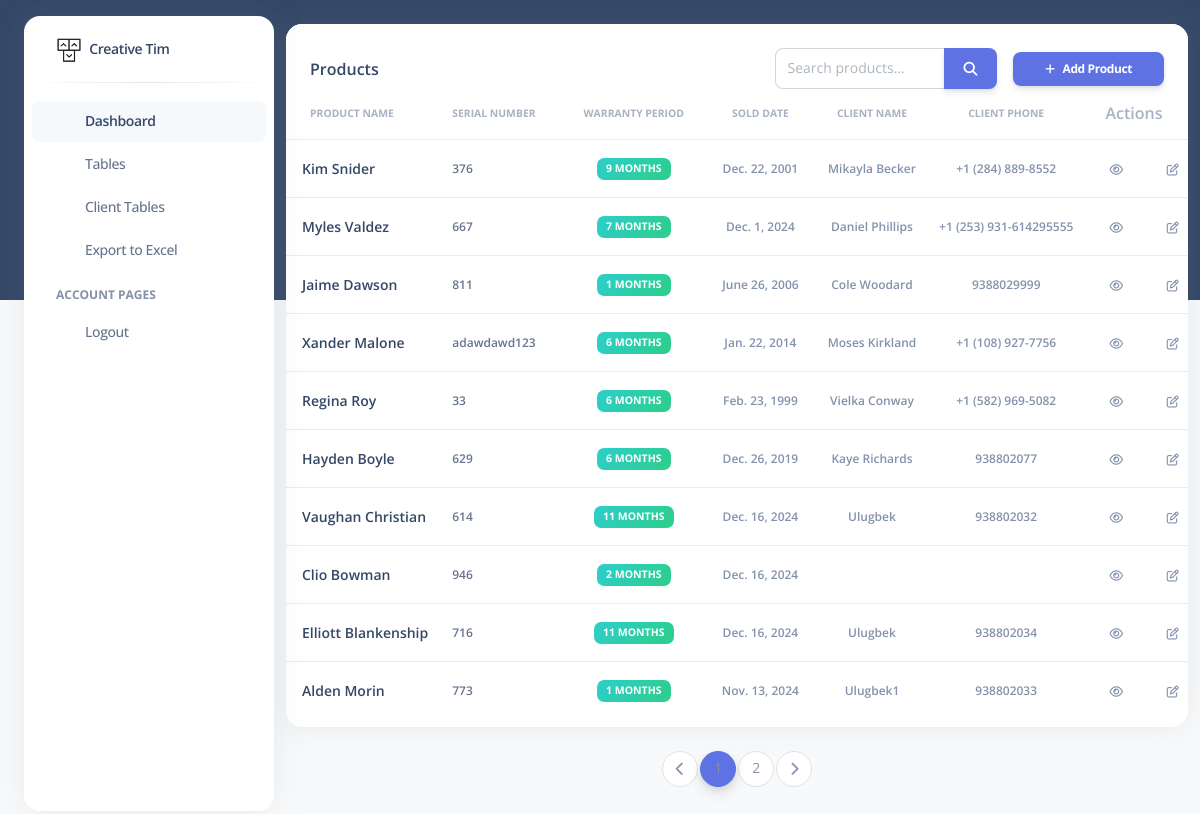
Page /product/product/ (signed in) on the earlier database version.
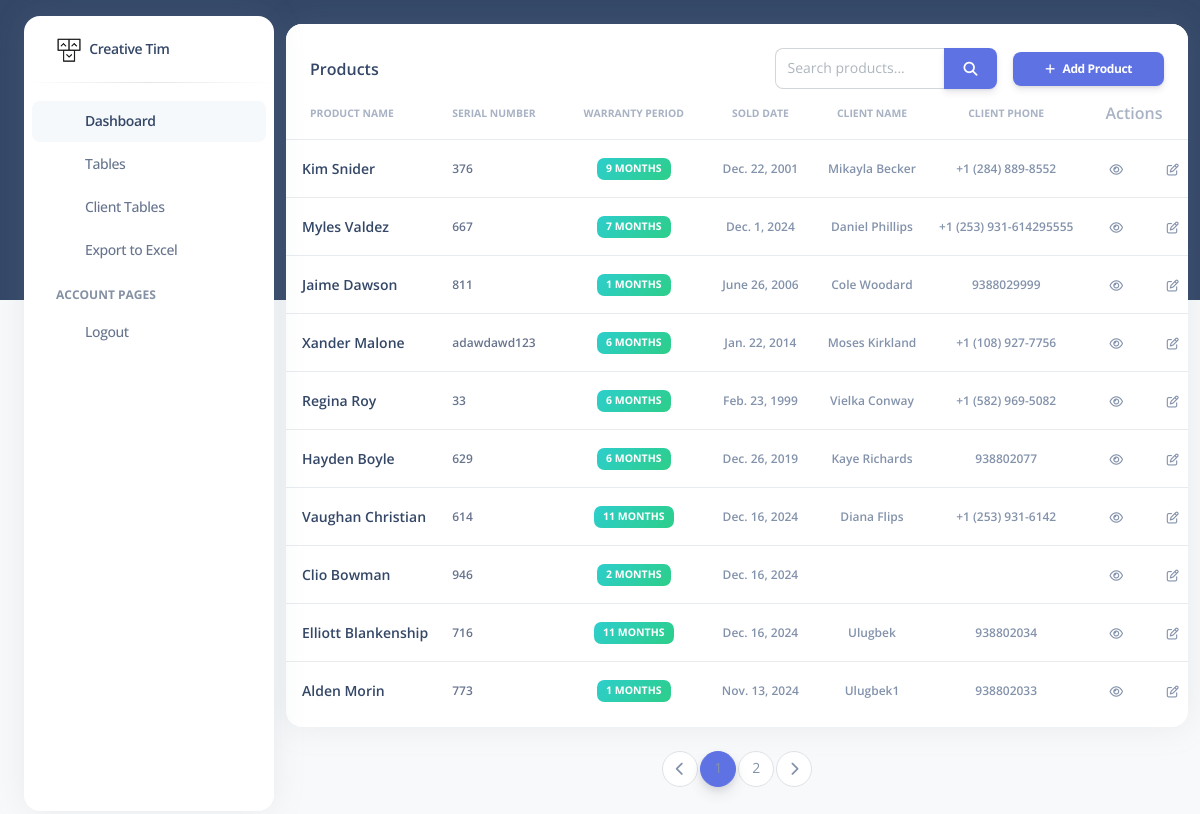
Same page on the later database version.
### product/models.py (models this page shows, shortened)
class Product(models.Model):
    name = models.CharField(max_length=100, verbose_name="Product Name")
    is_warranty_active = models.BooleanField(
        default=True,
        verbose_name="Is Warranty Active",
        help_text="Indicates if the product warranty is still valid."
    )
    warranty_period = models.PositiveIntegerField(
        verbose_name="Warranty Period (Months)",
        help_text="Warranty duration in months (must be positive)."
    )
    sold_date = models.DateField(
        default=date.today,
        verbose_name="Date Sold",
        help_text="Date when the product was sold."
    )
    serial_number = models.CharField(
        max_length=50,  # Optimal uzunlik tanlangan
        unique=True,
        verbose_name="Serial Number",
        help_text="Unique identifier for the product."
    )
    client = models.ForeignKey(
        Client,
        on_delete=models.SET_NULL,
        null=True,
        blank=True,
        related_name='products'
    )
    created_at = models.DateTimeField(auto_now_add=True, verbose_name="Created At")
    updated_at = models.DateTimeField(auto_now=True, verbose_name="Last Updated")
    class Meta:
        verbose_name = "Product"
        verbose_name_plural = "Products"
        ordering = ['-created_at']

class Client(models.Model):
    name = models.CharField(max_length=255, verbose_name="Client Name")
    phone = models.CharField(
        max_length=15,
        unique=True,
        verbose_name="Phone Number",
        help_text="Enter the phone number (up to 15 digits)."
    )

### product/views.py (the view)
# urls.py: path('product/', views.product_list, name='product_list'),  # Product list with pagination and search
def product_list(request):
    query = request.GET.get('q', '')
    products = Product.objects.filter(
        Q(name__icontains=query) |
        Q(serial_number__icontains=query) |
        Q(client__phone__icontains=query) |
        Q(client__name__icontains=query)  # Add this line to search by client's phone number
    ).select_related('client')  # Use select_related to optimize database queries
    paginator = Paginator(products, 10)  # Show 10 products per page
    page_number = request.GET.get('page')
    page_obj = paginator.get_page(page_number)
    return render(request, 'pages/product_table.html', {'page_obj': page_obj, 'query': ""})

### templates/pages/product_table.html (shortened to what the changed rows need)
{% extends 'pages/base.html' %}
{% block content %}
<div class="container-fluid py-4">
    <div class="row">
        <div class="col-12">
            <div class="card mb-4">
                <div class="card-body px-0 pt-0 pb-2">
                    <div class="table-responsive p-0">
                        <table class="table align-items-center mb-0">
                            <thead>
                            <tr>
                                <th class="text-uppercase text-secondary text-xxs font-weight-bolder opacity-7">Product
                                    Name
                                </th>
                                <th class="text-uppercase text-secondary text-xxs font-weight-bolder opacity-7 ps-2">
                                    Serial Number
                                </th>
                                <th class="text-center text-uppercase text-secondary text-xxs font-weight-bolder opacity-7">
                                    Warranty Period
                                </th>
                                <th class="text-center text-uppercase text-secondary text-xxs font-weight-bolder opacity-7">
                                    Sold Date
                                </th>
                                <th class="text-center text-uppercase text-secondary text-xxs font-weight-bolder opacity-7">
                                    Client Name
                                </th>
                                <th class="text-center text-uppercase text-secondary text-xxs font-weight-bolder opacity-7">
                                    Client Phone
                                </th>
                                <th class="text-secondary opacity-7">Actions</th>
                            </tr>
                            </thead>
                            <tbody>
                            {% for product in page_obj %}
                            <tr>
                                <td>
                                    <div class="d-flex px-2 py-1">
                                        <div class="d-flex flex-column justify-content-center">
                                            <h6 class="mb-0 text-sm">{{ product.name }}</h6>
                                        </div>
                                    </div>
                                </td>
                                <td>
                                    <p class="text-xs font-weight-bold mb-0">{{ product.serial_number }}</p>
                                </td>
                                <td class="align-middle text-center text-sm">
                                    <span class="badge badge-sm bg-gradient-success">{{ product.warranty_period }} months</span>
                                </td>
                                <td class="align-middle text-center">
                                    <span class="text-secondary text-xs font-weight-bold">{{ product.sold_date }}</span>
                                </td>
                                <td class="align-middle text-center">
                                    <span class="text-secondary text-xs font-weight-bold">{{ product.client.name }}</span>
                                </td>
                                <td class="align-middle text-center">
                                    <span class="text-secondary text-xs font-weight-bold">{{ product.client.phone }}</span>
                                </td>
                                <td class="align-middle">
                                    <a href="{% url 'product_detail' product.id %}"
                                       class="btn btn-link text-secondary mb-0">
                                        <i class="fa fa-eye text-xs"></i>
                                    </a>
                                    <a href="{% url 'product_update' product.id %}"
                                       class="btn btn-link text-secondary mb-0">
                                        <i class="fa fa-edit text-xs"></i>
                                    </a>
                                </td>
                            </tr>
                            {% endfor %}
                            </tbody>
                        </table>
                    </div>
                </div>
            </div>
        </div>
    </div>
</div>
{% endblock %}

Differences in the rows shown:
changed Product "Vaughan Christian": client.name "Ulugbek" → "Diana Flips"; client.phone "938802032" → "+1 (253) 931-6142"
